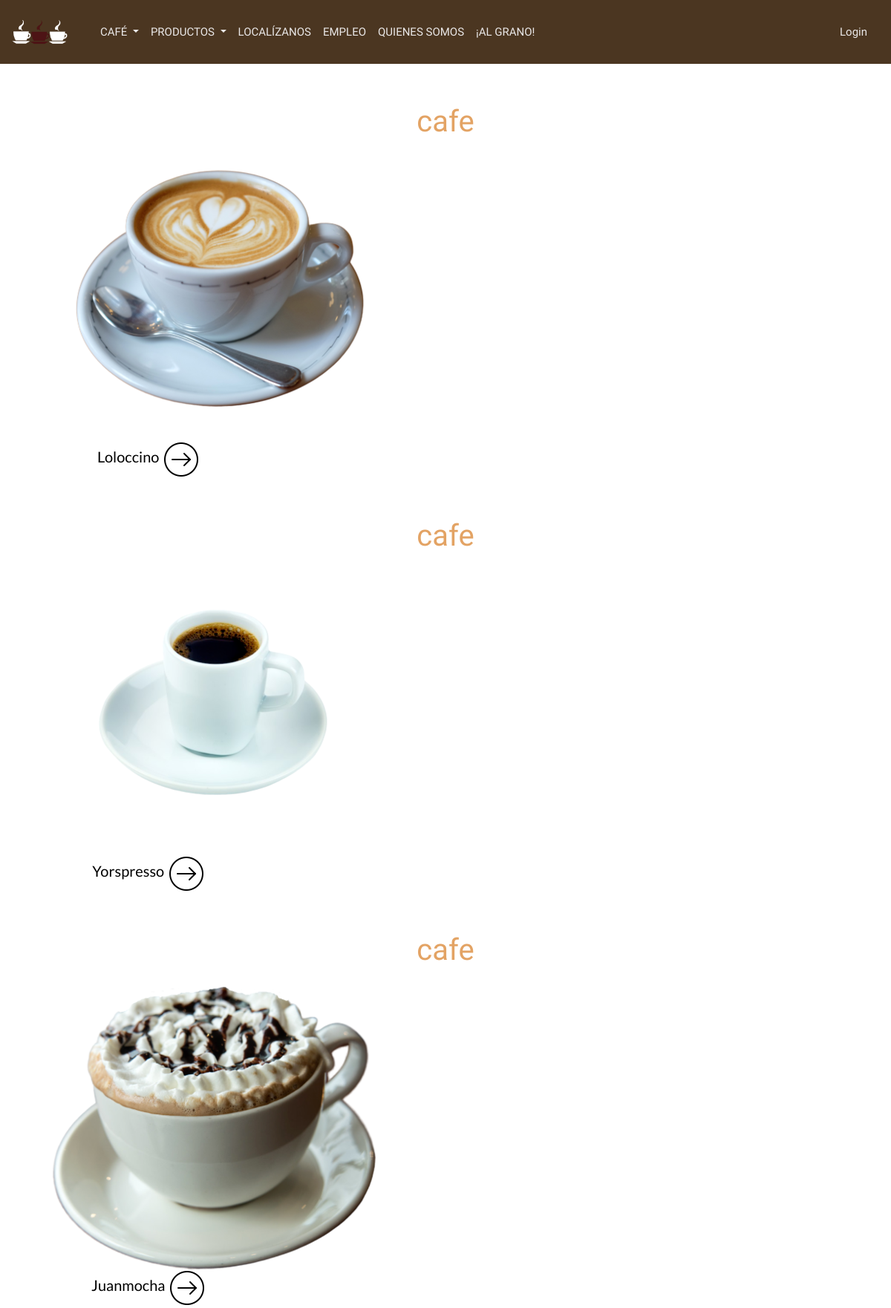
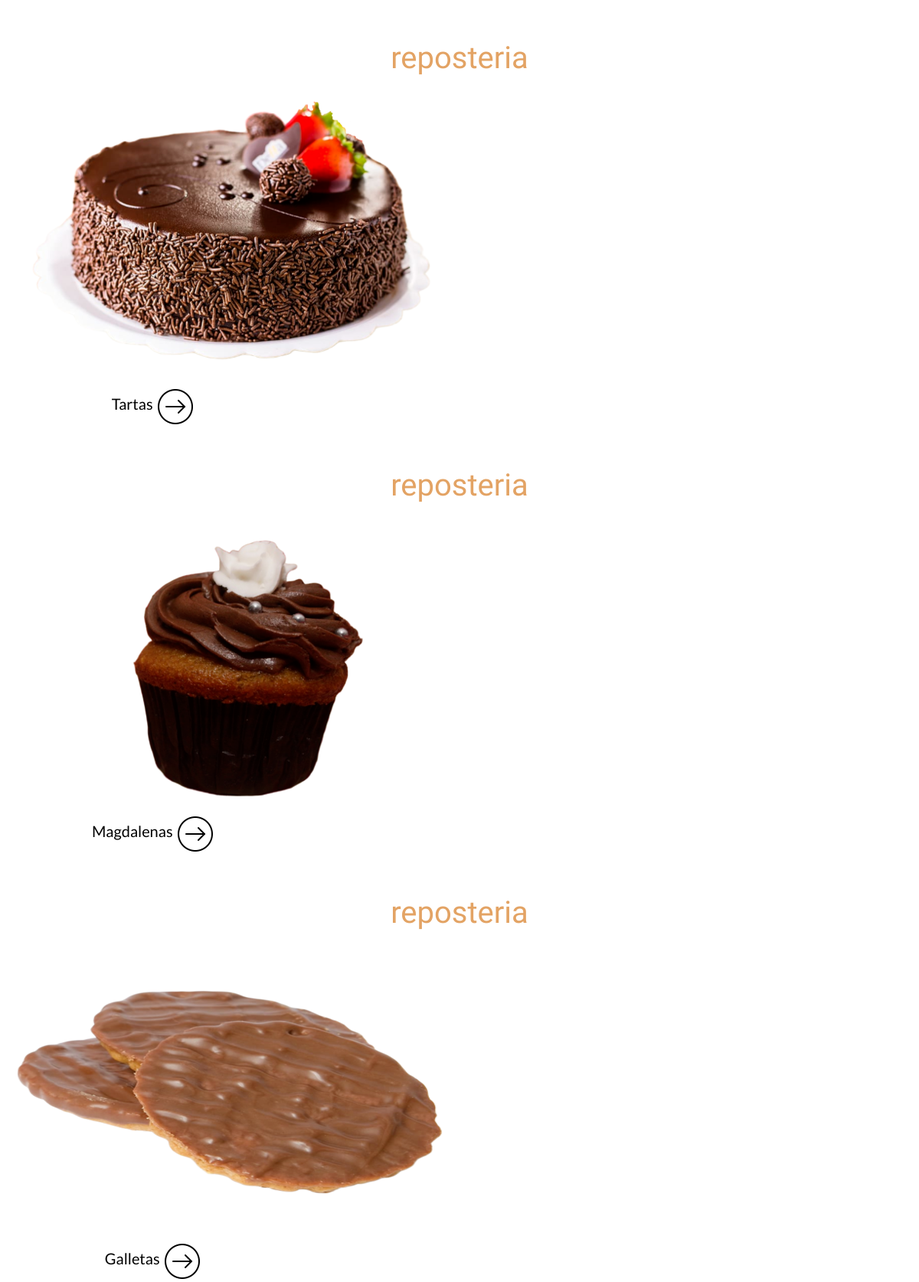
The page /productos.php (upper part) on the database its author committed (2 pictures, top to bottom).
### tables this page shows
CREATE TABLE `producto` (
  `idProducto` int(11) NOT NULL,
  `tipo` enum('cafe','reposteria','otro') NOT NULL,
  `nombreProducto` varchar(100) NOT NULL,
  `descripcion` varchar(500) NOT NULL,
  `imagenProducto` varchar(50) NOT NULL,
  `proteinas` double NOT NULL,
  `carbohidratos` double NOT NULL,
  `grasas` double NOT NULL
);

### clases/Producto.php (called while the page is built, shortened)
<?php
class Producto {
    public function __construct($idProducto, $tipo, $nombreProducto, $descripcion, $imagenProducto, $proteinas, $carbohidratos, $grasas) {
        $this->tipo = $tipo;
        $this->nombreProducto = $nombreProducto;
        $this->imagenProducto = $imagenProducto;
    }
    public static function recuperarProductos() {
        $conex = new Conexion();
        if ($conex->connect_errno) {
            return FALSE;
        } else {
            $result = $conex->query("SELECT * FROM producto order by tipo");
            if ($conex->affected_rows != 0) {
                while ($object = $result->fetch_object()) {
                    $p = new self($object->idProducto, $object->tipo, $object->nombreProducto, $object->descripcion, $object->imagenProducto, $object->proteinas, $object->carbohidratos, $object->grasas);
                    $array[] = $p;
                }
                return $array;
            } else {
                return FALSE;
            }
        }
    }
    public function __get($name) {
        return $this->$name;
    }
}

### productos.php (the view, shortened to what this page needs)
<!DOCTYPE html>
<?php
require_once './clases/Producto.php';
?>
<html>
    <head>
        <?php
        include('includes/head.php');
        ?>
    </head>
    <body>
        <?php
        include('includes/navbar.php');
        if ($productos = Producto::recuperarProductos()) {
            foreach ($productos as $value) {
                ?>
                <article>
                    <section class="row">
                        <div class="col-sm-4">
                        </div>
                        <div class="col-sm-4 text-center pt-5 text-title">
                            <?php echo $value->tipo ?>
                        </div>
                        <div class="col-sm-4">
                        </div>
                    </section>
                    <section class="row">
                        <div class="col-sm-4 text-center">
                            <div class="hover hover-1">
                                <a class="enlacesSinEstilo" href="producto.php?producto=<?php echo $value->nombreProducto; ?>"><img src="<?php echo $value->imagenProducto; ?>">
                                    </div>
                                    <span class="text-secondary"><?php echo $value->nombreProducto ?></span>
                                    <img src="img/siguiente.png"></a>
                            </div>
                    </section>
                </article>
                <?php
            }
        }
                    ?>
    </body>
</html>

### includes/head.php (shortened to what this page needs)
<link rel="stylesheet" href="https://maxcdn.bootstrapcdn.com/bootstrap/4.1.3/css/bootstrap.min.css">
<link rel="stylesheet" href="css/index.css">
<link rel="stylesheet" href="https://use.fontawesome.com/releases/v5.3.1/css/all.css">

### includes/navbar.php (shortened to what this page needs)
<div class="container-fluid text-center">
    <div class="row">
        <div class="col p-0">
            <nav class="navbar navbar-expand-lg bg-primary">
                <a class="navbar-brand" href="index.php"><img class="imgLogo " src="img/ejemplo.png"></a>
                <div class="collapse navbar-collapse" id="collapsibleNavbar">
                    <ul class="nav navbar-nav navbar-letra">
                        <li class="nav-item dropdown">
                            <a class="nav-link dropdown-toggle" href="" id="collapsingNavbar"
                               data-toggle="dropdown" aria-haspopup="true"  aria-labelledby="dropdownMenuButton" aria-expanded="false">
                                CAFÉ
                            </a>
                        <li class="nav-item dropdown">
                            <a class="nav-link dropdown-toggle" href="" id="collapsingNavbar"
                               data-toggle="dropdown" aria-haspopup="true"  aria-labelledby="dropdownMenuButton" aria-expanded="false">
                                PRODUCTOS
                            </a>
                        </li>
                        <li class="nav-item">
                            <a class="nav-link" href="./localizanos.php">LOCALÍZANOS</a>
                        </li>
                        <li class="nav-item">
                            <a class="nav-link" href="./empleo.php">EMPLEO</a>
                        </li>
                        <li class="nav-item">
                            <a class="nav-link" href="./quienesSomos.php">QUIENES SOMOS</a>
                        </li>
                        <li class="nav-item">
                            <a class="nav-link" href="./alGrano.php">¡AL GRANO!</a>
                        </li>
                    </ul>
                    <div class="ml-auto">
                        <?php
                        if (!isset($_SESSION['usuario'])) {
                            ?>
                            <a href="" id="dropdownLoginLI" class="nav-link" data-toggle="modal" data-target="#exampleModal">Login</a>
                            <?php
                        }
                        ?>
                    </div>
                </div>
            </nav>
        </div>
    </div>

### css/index.css (style rules this page uses)
.imgLogo { width: 4.6875rem; margin-right: 1.25rem; }
.bg-primary { background-color: #4b3621 !important; }
nav { font-family: "Be Vietnam", sans-serif; }
.text-title { font-family: "Open Sans Condensed", sans-serif; font-size: 2.5rem !important; color: #e3a364 !important; }
.text-secondary { font-family: "Lato", sans-serif !important; font-size: 1.25rem !important; color: black !important; }
.hover-1 img { position: relative; left: -5%; transition: all 0.3s; }
.nav-link { color: #EAE8E8 !important; font-size: 0.938rem; }
.nav-item { font-size: 0.938rem; color: #d6d6d6 !important; }
.navbar-letra { font-size: 1rem; }

### rows shown on the page
producto: tipo "cafe", imagenProducto (picture), nombreProducto "Loloccino"
producto: tipo "cafe", imagenProducto (picture), nombreProducto "Yorspresso"
producto: tipo "cafe", imagenProducto (picture), nombreProducto "Juanmocha"
producto: tipo "reposteria", imagenProducto (picture), nombreProducto "Tartas"
producto: tipo "reposteria", imagenProducto (picture), nombreProducto "Magdalenas"
producto: tipo "reposteria", imagenProducto (picture), nombreProducto "Galletas"
